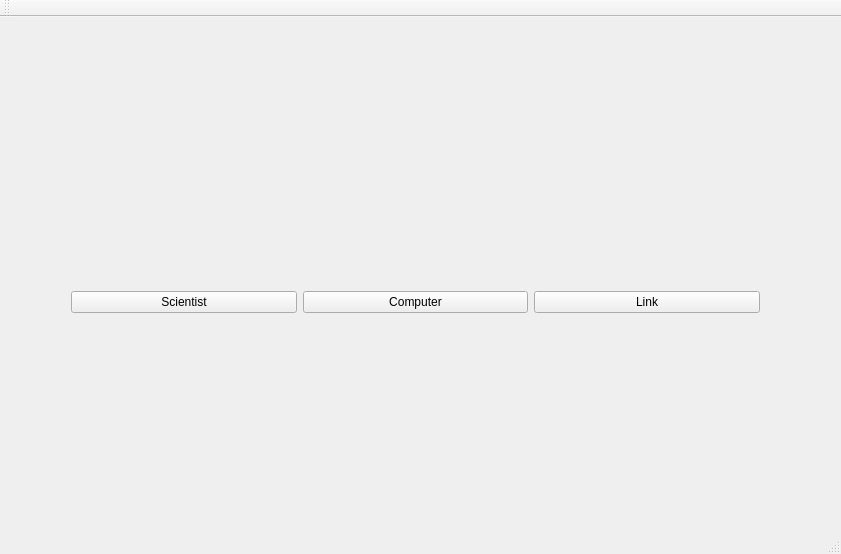
<?xml version="1.0" encoding="UTF-8"?>
<ui version="4.0">
 <class>MainMenu</class>
 <widget class="QMainWindow" name="MainMenu">
  <property name="geometry">
   <rect>
    <x>0</x>
    <y>0</y>
    <width>841</width>
    <height>554</height>
   </rect>
  </property>
  <property name="windowTitle">
   <string>MainMenu</string>
  </property>
  <widget class="QWidget" name="centralWidget">
   <widget class="QLabel" name="eg">
    <property name="geometry">
     <rect>
      <x>50</x>
      <y>10</y>
      <width>391</width>
      <height>181</height>
     </rect>
    </property>
    <property name="text">
     <string/>
    </property>
   </widget>
   <widget class="QWidget" name="layoutWidget">
    <property name="geometry">
     <rect>
      <x>60</x>
      <y>190</y>
      <width>711</width>
      <height>191</height>
     </rect>
    </property>
    <layout class="QHBoxLayout" name="horizontalLayout">
     <item>
      <widget class="QPushButton" name="pushCSbutton">
       <property name="text">
        <string>Scientist</string>
       </property>
      </widget>
     </item>
     <item>
      <widget class="QPushButton" name="pushCButton">
       <property name="text">
        <string>Computer</string>
       </property>
      </widget>
     </item>
     <item>
      <widget class="QPushButton" name="pushLButton">
       <property name="text">
        <string>Link</string>
       </property>
      </widget>
     </item>
    </layout>
   </widget>
  </widget>
  <widget class="QMenuBar" name="menuBar">
   <property name="geometry">
    <rect>
     <x>0</x>
     <y>0</y>
     <width>841</width>
     <height>26</height>
    </rect>
   </property>
  </widget>
  <widget class="QToolBar" name="mainToolBar">
   <attribute name="toolBarArea">
    <enum>TopToolBarArea</enum>
   </attribute>
   <attribute name="toolBarBreak">
    <bool>false</bool>
   </attribute>
  </widget>
  <widget class="QStatusBar" name="statusBar"/>
 </widget>
 <layoutdefault spacing="6" margin="11"/>
 <resources/>
 <connections/>
</ui>
